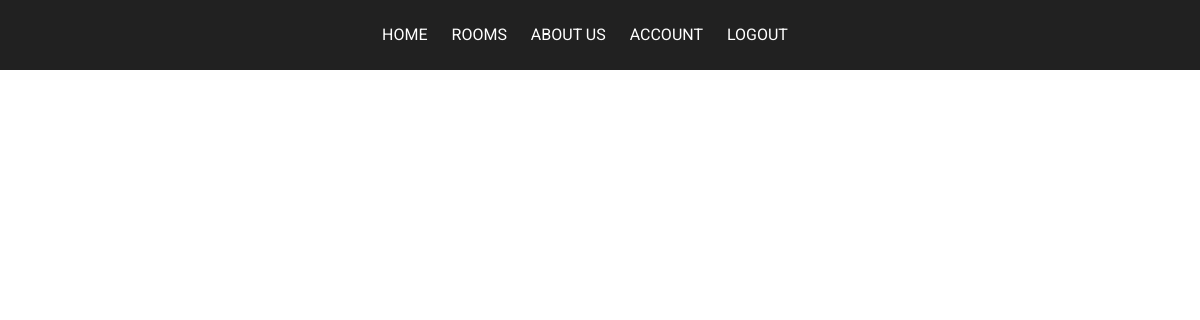
The app's page /rooms (signed in), older data.
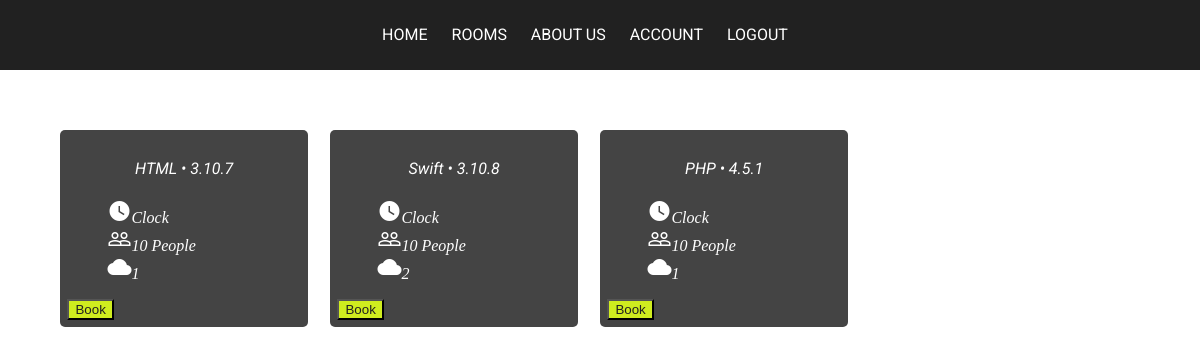
The same page, newer data.
### factorysite/models.py (models this page shows, shortened)
class Room(db.Model):
    id = db.Column(db.Integer, primary_key=True)
    name = db.Column(db.String(25), unique=True, nullable=False)
    number = db.Column(db.String(15), unique=True, nullable=False)
    capacity = db.Column(db.Integer, nullable=False)
    is_booked = db.Column(db.Boolean, default=False, nullable=False)
    equipment_id= db.Column(db.Integer, db.ForeignKey('equipment.id'))

### factorysite/routes.py (the view)
@app.route("/rooms")
@login_required
def rooms():
    data = Room.query.all()
    return render_template("rooms.html", rooms=data, title="Rooms")

### factorysite/models.py (called while the page is built)
@login_manager.user_loader
def load_user(user_id):
    return User.query.get(int(user_id))

### factorysite/templates/rooms.html
{% extends "layout.html" %}
{% block content %}
    <div class="wrapper">
        {% for room in rooms %}
            <div class="box">
                <h4 class="room_name">{{ room.name }} • {{ room.number }}</h4>
                <ul class="room_list">
                    <i class="material-icons">watch_later</i><i class="room_clock">Clock</i><br>
                    <i class="material-icons">people_outline</i><i class="room_people">10 People</i><br>
                    <i class="material-icons">cloud</i><i class="room_equipment">{{ room.equipment_id }}</i><br>
                </ul>
                <button class="room_book">Book</button>
            </div>
        {% endfor %}
    </div>
{% endblock content %}

### factorysite/templates/layout.html (shortened to what this page needs)
<!DOCTYPE html>
<html>
<head>
    <link rel="stylesheet" type="text/css" href="{{ url_for('static', filename='main.css') }}">
</head>
<body>
  <nav>
    <div class="menu">
      <a href="{{ url_for("home") }}">Home</a>
      <a href="{{ url_for("rooms") }}">Rooms</a>
      <a href="{{ url_for("about") }}">About Us</a>
      {% if current_user.is_authenticated %}
        <a href="{{ url_for("account") }}">Account</a>
        <a href="{{ url_for("logout") }}">Logout</a>
      {% else %}
      <a href="{{ url_for("login") }}">Login</a>
      <a href="{{ url_for("register") }}" class="active" >Register</a>
      {% endif %}
    </div>
  </nav>
    <div>
    {% block content %}{% endblock %}
    </div>
</body>
</html>

### factorysite/static/main.css (style rules this page uses)
html, body { width: 100%; height: 100%; margin: 0; }
nav { font-family: 'Roboto', sans-serif; font-weight: 400; font-size: 1em; background-color: #212121; text-align: center; height: 70px; line-height: 70px; }
.menu { margin: 0 30px 0 0; }
.menu a { clear: right; text-transform: uppercase; text-decoration: none; color: #FFFFFF; margin: 0 10px; line-height: 70px; }
.wrapper { margin: 5%; display: grid; grid-template-columns: 22% 22% 22% 22%; grid-gap: 2%; background-color: #fff; color: #444; }
@media (min-width: 600px) { .wrapper { margin: 5%; display: grid; grid-template-columns: 50% 50%; grid-gap: 2%; background-color: #fff; color: #444; } }
@media (min-width: 900px) { .wrapper { margin: 5%; display: grid; grid-template-columns: 33% 33% 33%; grid-gap: 2%; background-color: #fff; color: #444; } }
@media (min-width: 1200px) { .wrapper { margin: 5%; display: grid; grid-template-columns: 23% 23% 23% 23%; grid-gap: 2%; background-color: #fff; color: #444; } }
.box { background-color: #444; color: #fff; border-radius: 5px; padding: 3%; font-size: 1rem; }
.room_name { text-align: center; font-family: 'Roboto', sans-serif; font-weight: 400; font-style: italic; }
.room_book { background-color: #CFEC1F; color: #212121; text-align: center; }

Row changes from the older to the newer data that the page shows:
added Room: name "HTML", number "3.10.7", equipment_id "1"
added Room: name "Swift", number "3.10.8", equipment_id "2"
added Room: name "PHP", number "4.5.1", equipment_id "1"
